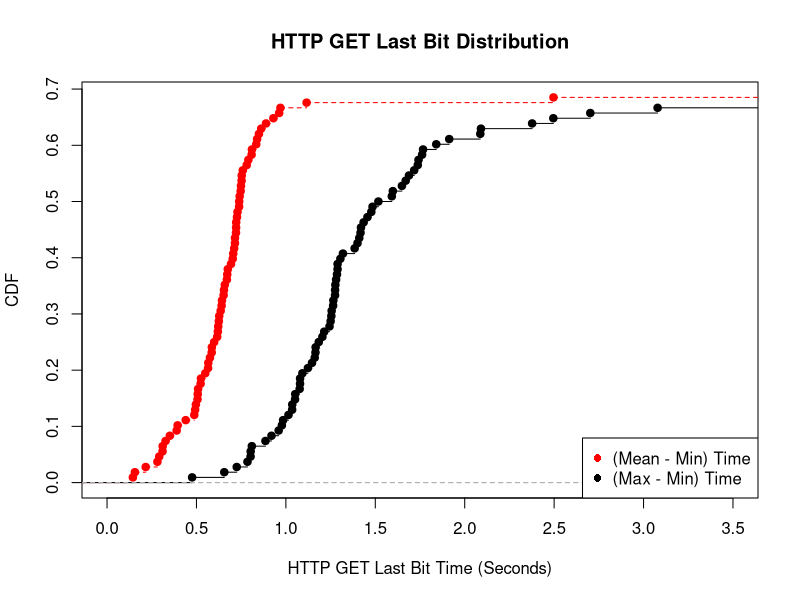

Source code (R):
mean_min <- c(36.44992058, 95.34733994, 0.67526923, 0.72942500, 0.88900741, 0.75315000, 0.75918125, 0.86201538, 102.69544898, 0.96968125, 0.50921667, 0.71536552, 0.57559231, 0.73846552, 101.65229288, 0.64075385, 7.39354286, 73.49594806, 0.31040909, 0.38926071, 0.72657273, 0.52324375, 58.42849480, 98.52174231, 0.70286923, 0.61960000, 0.69326364, 0.59898462, 0.28154583, 0.83904375, 0.48773125, 0.65380625, 96.36152173, 114.53132806, 115.31107596, 0.35116364, 0.56488125, 0.64280625, 0.29177500, 0.75231875, 0.81009091, 0.67223793, 1.11599333, 108.39965875, 0.74707857, 0.83418462, 0.72107407, 0.72217407, 54.81629664, 25.66858408, 69.30327254, 0.52519375, 0.62167500, 0.65179167, 0.67007743, 0.58612500, 28.23335252, 0.56612727, 0.50594643, 0.65856154, 89.86850969, 0.62517692, 0.93012308, 0.84941875, 156.98041885, 43.70297582, 104.59425840, 37.18164409, 37.72724889, 0.74161111, 0.70570000, 0.73905000, 61.81283410, 26.78230917, 0.58525862, 7.80044348, 0.63536250, 0.49286250, 0.71526859, 0.62733077, 107.05094090, 0.32736364, 23.13045000, 21.38098530, 0.49675000, 0.31113077, 72.62236935, 0.78098750, 0.96240558, 0.72169333, 0.15583077, 0.14451818, 0.21630769, 0.71083103, 98.73383103, 0.74885625, 0.44004545, 0.79009091, 2.49642308, 53.49997326, 0.61582222, 0.39476875, 0.80838182, 0.50710370, 0.54935000, 86.27444849, 121.50650920, 52.17857672)

max_min <- c(484.9083, 337.7960, 0.9776, 1.2890, 2.0908, 1.4846, 1.4777, 1.3191, 234.8610, 1.9134, 0.9597, 1.6488, 1.0350, 1.2753, 315.3605, 1.2810, 45.8586, 213.5762, 1.0792, 1.2767, 2.0871, 0.9846, 623.9709, 263.5468, 2.3770, 1.1654, 1.1664, 1.1461, 1.2440, 3.0786, 1.4005, 1.3047, 246.0746, 265.2436, 230.7756, 0.8097, 1.2891, 1.1612, 1.0145, 1.7174, 1.2858, 1.5981, 2.4955, 263.1531, 1.6701, 1.6883, 1.5924, 1.2041, 416.6120, 244.3530, 249.3225, 0.9195, 1.1232, 1.5172, 1.7618, 1.2560, 490.6822, 0.8032, 1.2144, 1.0794, 214.8897, 1.1838, 1.2749, 1.7416, 575.8629, 645.4217, 261.2116, 396.6619, 91.6618, 1.4347, 1.4105, 1.4561, 251.4734, 350.1934, 1.2542, 81.2707, 1.3845, 1.0514, 10.5131, 0.7853, 287.5426, 0.4758, 81.5160, 585.9844, 1.0771, 0.8026, 409.8949, 1.7375, 2.7023, 1.7671, 0.7252, 0.6556, 1.2502, 1.4174, 245.1485, 1.4199, 1.0356, 1.2642, 10.4298, 249.6740, 1.0923, 0.8858, 1.8409, 1.2656, 1.0522, 390.1235, 192.5142, 484.8364)

mean_min_val = ecdf(mean_min)
max_min_val = ecdf(max_min)

#plot(min_val, lty=1, col="blue", xlab="HTTP GET Last Bit Time (Seconds)", ylab="CDF", main="HTTP GET Last Bit Distribution", xlim=c(0, 5))
plot(mean_min_val, lty=2, col="red", xlab="HTTP GET Last Bit Time (Seconds)", ylab="CDF", main="HTTP GET Last Bit Distribution", xlim=c(0, 3.5))
lines(max_min_val)

legend("bottomright",  pch =16, legend=c("(Mean - Min) Time", "(Max - Min) Time"), col=c("red", "black"))

